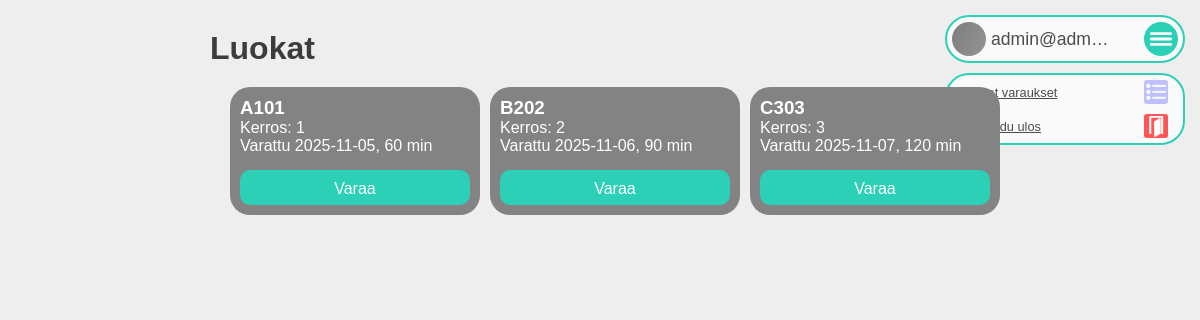
Page /frontend/pages/searchpage.php (signed in) on the committed database.
### tables this page shows
CREATE TABLE `reservation` (
  `reservationId` int(11) NOT NULL,
  `classId` int(11) DEFAULT NULL,
  `reservationUseDate` date DEFAULT NULL,
  `reservationDate` date DEFAULT NULL,
  `duration` int(11) DEFAULT NULL
);

CREATE TABLE `class` (
  `classId` int(11) NOT NULL,
  `floor` int(11) DEFAULT NULL,
  `classCode` varchar(20) DEFAULT NULL
);

### frontend/pages/searchPage.php (the view, shortened to what this page needs)
<?php
require_once("../includes/htmlHead/htmlHeadPages.php");
require_once("../../backend/services/db/db.php");
?>
    <link rel="stylesheet" href="../assets/css/searchPage.css">
</head>
<body>
    <?php
        require_once("../includes/navbar/navbarUserPages.php");
    ?>
    <div class="mrg-15 main-content">
        <h1>Luokat</h1>
        <div class="row">
            <div class='mrg-15 result-container grid-rows-3'>
                <?php
                $stmt = $pdo->prepare("
                SELECT class.classId, class.classCode, class.floor, reservation.reservationUseDate, reservation.duration
                FROM class JOIN reservation
                ON class.classId = reservation.classId");
                $stmt->execute();
                while($result = $stmt->fetch(PDO::FETCH_ASSOC)){
                    echo "<div class='result'>
                    <h3 class='result-header'>{$result["classCode"]}</h3>
                    <p class='result-text'>Kerros: {$result["floor"]}</p>
                    <p class='result-text'>Varattu {$result["reservationUseDate"]}, {$result["duration"]} min</p>
                    <div class='col'>
                    <a class='result-btn' href='#'>Varaa</a>
                    </div>
                </div>";
                }
                ?>
            </div>
        </div>
    </div>
</body>
</html>

### frontend/assets/css/config/general.css (style rules this page uses)
:root { --container-padding:5px; }

### frontend/assets/css/config/theme.css (style rules this page uses)
:root { --bg-body:#EEEEEE; --bg-container:#FAFAFA; --bg-nav:#fafafa; --bg-btn-main:#2bd0b7ff; --bg-btn-secondary:#FFFFFF; --text-primary:#4C4C4C; --text-secondary:#3C3C3C; --shadow-gray:#4c4c4c20; }

### frontend/assets/css/main.css (style rules this page uses)
* { box-sizing: border-box; }
body { margin: 0; background-color: var(--bg-body); color: var(--text-secondary); font-family: Arial, Helvetica, sans-serif; }
h1, h2, h3, h4, h5, h6, p { margin: 0;padding: 0; }
.col,.row { display: flex; }
.col { flex-direction: column; }
.row { flex-direction: row; }
.grid-rows-1, .grid-rows-2, .grid-rows-3, .grid-rows-4, .grid-rows-5, .grid-rows-6, .grid-rows-auto-2 { display: grid; }
.grid-rows-3 { grid-template-columns: repeat(3, 2fr); }
.mrg-15 { margin: 15px; }

### frontend/assets/css/searchPage.css (style rules this page uses)
h1 { margin-top: 15px; }
.result-container { max-width: 800px; }
.result { background-color: #838383; border-radius: 20px; padding: 10px; margin: 5px; width: 250px; max-height: 500px; }
.result-text,.result-header,.result-btn,.search-btn { color: white; }
.result-btn { margin-top: 15px; height: 35px; padding: 10px; border-radius: 10px; border: none; background-color: var(--bg-btn-main); padding-inline: 20px; text-align: center; justify-items: center; text-decoration: none; }
.main-content { position: absolute; left: 50%; transform: translate(-50%); }

### rows in the picture
reservation: classId.classCode "A101", classId.floor "1", reservationUseDate "2025-11-05", duration "60"
reservation: classId.classCode "B202", classId.floor "2", reservationUseDate "2025-11-06", duration "90"
reservation: classId.classCode "C303", classId.floor "3", reservationUseDate "2025-11-07", duration "120"

### other values in the picture
$_SESSION["email"] "admin@adm…"
